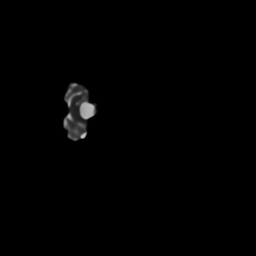
#> input picture results/swin2sr/OAS1_0001_MR1_slice004.png, 256 x 256 px, given as the content of the folder data/test/HR, which was not available
$ python evaluate.py
#> lines starting #> are read from the running program, lines starting #| are printed output that depends on the picture; pictures that were not available may be replaced by others from this repository, and a replacement may not be noted
"""Evaluate MRI super-resolution outputs in a selected results folder."""

import argparse
import json
from pathlib import Path

import numpy as np
from PIL import Image
from skimage.metrics import peak_signal_noise_ratio as psnr
from skimage.metrics import structural_similarity as ssim
from config import RESULTS_DIR, TEST_HR_DIR, TEST_LR_DIR


KNOWN_RESULT_DIRS = [
    "swin2sr",
    "real_esrgan",
    "swin2sr_finetuned",
    "swin2sr_postprocessed",
    "real_esrgan_postprocessed",
]


def compute_metrics(hr_dir, sr_dir):
    """Compute PSNR and SSIM between HR ground truth and SR output."""
    hr_images = sorted(hr_dir.glob("*.png"))
    psnr_values = []
    ssim_values = []

    for hr_path in hr_images:
        sr_path = sr_dir / hr_path.name
        if not sr_path.exists():
            continue

        hr_img = np.array(Image.open(hr_path).convert("L"))
        sr_img = np.array(Image.open(sr_path).convert("L"))

        # Ensure same size
        if hr_img.shape != sr_img.shape:
            sr_pil = Image.fromarray(sr_img).resize(
                (hr_img.shape[1], hr_img.shape[0]), Image.BICUBIC
            )
            sr_img = np.array(sr_pil)

        p = psnr(hr_img, sr_img, data_range=255)
        s = ssim(hr_img, sr_img, data_range=255)

        psnr_values.append(p)
        ssim_values.append(s)

    if not psnr_values:
        raise ValueError(f"No matching HR/SR image pairs found for {sr_dir}")

    return {
        "psnr_mean": float(np.mean(psnr_values)),
        "psnr_std": float(np.std(psnr_values)),
        "ssim_mean": float(np.mean(ssim_values)),
        "ssim_std": float(np.std(ssim_values)),
        "n_images": len(psnr_values),
    }


def generate_visual_comparison(hr_dir, lr_dir, models, output_path, n_samples=5):
    """Generate a visual comparison grid of sample images."""
    hr_images = sorted(hr_dir.glob("*.png"))

    # Pick evenly spaced samples
    indices = np.linspace(0, len(hr_images) - 1, n_samples, dtype=int)
    sample_images = [hr_images[i] for i in indices]

    # Grid: n_samples rows x (LR + HR + n_models) columns
    n_cols = 2 + len(models)  # LR, HR, model outputs
    cell_size = 256
    padding = 4
    header_height = 30

    grid_w = n_cols * (cell_size + padding) + padding
    grid_h = n_samples * (cell_size + padding) + padding + header_height

    grid = Image.new("L", (grid_w, grid_h), 40)

    # Column headers
    from PIL import ImageDraw, ImageFont
    draw = ImageDraw.Draw(grid)
    headers = ["LR (64x64)", "HR (256x256)"] + [f"SR ({name})" for name in models.keys()]
    for col, header in enumerate(headers):
        x = padding + col * (cell_size + padding) + cell_size // 2
        draw.text((x, 8), header, fill=220, anchor="mt")

    for row, hr_path in enumerate(sample_images):
        y = header_height + padding + row * (cell_size + padding)

        # LR image (upscaled for display)
        lr_path = lr_dir / hr_path.name
        if lr_path.exists():
            lr_img = Image.open(lr_path).convert("L").resize((cell_size, cell_size), Image.NEAREST)
            grid.paste(lr_img, (padding, y))

        # HR image
        hr_img = Image.open(hr_path).convert("L")
        grid.paste(hr_img, (padding + (cell_size + padding), y))

        # Model outputs
        for col_offset, (name, sr_dir) in enumerate(models.items()):
            sr_path = sr_dir / hr_path.name
            if sr_path.exists():
                sr_img = Image.open(sr_path).convert("L")
                if sr_img.size != (cell_size, cell_size):
                    sr_img = sr_img.resize((cell_size, cell_size), Image.BICUBIC)
                x = padding + (2 + col_offset) * (cell_size + padding)
                grid.paste(sr_img, (x, y))

    grid.save(output_path)
    print(f"Visual comparison saved to {output_path}")


def discover_models(results_dir):
    models = {}
    for name in KNOWN_RESULT_DIRS:
        path = results_dir / name
        if path.exists() and any(path.glob("*.png")):
            models[name] = path
    return models


def parse_args():
    parser = argparse.ArgumentParser(description="Evaluate MRI super-resolution results.")
    parser.add_argument(
        "--results-dir",
        type=Path,
        default=RESULTS_DIR,
        help="Folder containing model output subfolders. Defaults to results/.",
    )
    return parser.parse_args()


def main():
    args = parse_args()
    results_dir = args.results_dir
    models = discover_models(results_dir)

    print("Evaluating super-resolution models...")
    print(f"HR ground truth: {TEST_HR_DIR}")
    print(f"Results folder: {results_dir}")
    print()

    if not models:
        raise RuntimeError(f"No model output folders found in {results_dir}")

    # Load timings if available
    timings_path = results_dir / "timings.json"
    timings = {}
    if timings_path.exists():
        with open(timings_path) as f:
#> (reads fine-tunning/results/timings.json from the repository)
            timings = json.load(f)

    # Compute metrics for each model
    all_metrics = {}
    for name, sr_dir in models.items():
        if not sr_dir.exists():
            print(f"  Skipping {name}: no results found at {sr_dir}")
            continue

        print(f"  Evaluating {name}...")
        metrics = compute_metrics(TEST_HR_DIR, sr_dir)
#> in compute_metrics, hr_img is the input picture: shape (256, 256); min 0, max 199, mean 1.6
#> in compute_metrics, `p = psnr(hr_img, sr_img, data_range=255)`: p = inf
#> in compute_metrics, `s = ssim(hr_img, sr_img, data_range=255)`: s = 1
#> metrics = {'psnr_mean': inf, 'psnr_std': nan, 'ssim_mean': 1, 'ssim_std': 0, 'n_images': 1}

        # Add timing info
        if name in timings:
            metrics["time_mean"] = timings[name]["mean"]
            metrics["time_std"] = timings[name]["std"]

        all_metrics[name] = metrics
        print(f"    PSNR: {metrics['psnr_mean']:.2f} +/- {metrics['psnr_std']:.2f} dB")
#|     PSNR: inf +/- nan dB
        print(f"    SSIM: {metrics['ssim_mean']:.4f} +/- {metrics['ssim_std']:.4f}")
#|     SSIM: 1.0000 +/- 0.0000
        if "time_mean" in metrics:
            print(f"    Time: {metrics['time_mean']:.4f} +/- {metrics['time_std']:.4f} s/image")
#|     Time: 0.1083 +/- 0.0263 s/image
        print()

    # Print comparison table
    print("\n" + "=" * 70)
    print(f"{'Model':<15} {'PSNR (dB)':<15} {'SSIM':<15} {'Time (s/img)':<15}")
    print("=" * 70)
    for name, m in all_metrics.items():
        time_str = f"{m['time_mean']:.4f}" if "time_mean" in m else "N/A"
        print(f"{name:<15} {m['psnr_mean']:.2f} +/- {m['psnr_std']:.2f}  "
              f"{m['ssim_mean']:.4f} +/- {m['ssim_std']:.4f}  {time_str}")
#> this loop made 1 pass
#> (name, time_str) on pass 1: ('swin2sr', '0.1083')
#| swin2sr         inf +/- nan  1.0000 +/- 0.0000  0.1083
    print("=" * 70)

    # Save metrics
    with open(results_dir / "metrics.json", "w") as f:
        json.dump(all_metrics, f, indent=2)
    print(f"\nMetrics saved to {results_dir / 'metrics.json'}")

    # Generate visual comparison
    generate_visual_comparison(
        TEST_HR_DIR, TEST_LR_DIR, models,
        results_dir / "visual_comparison.png",
        n_samples=5
    )
#> in generate_visual_comparison, `grid = Image.new("L", (grid_w, grid_h), 40)`: grid: PIL image 784x1334 L; every value is 40
#> in generate_visual_comparison, `grid.paste(lr_img, (padding, y))`:
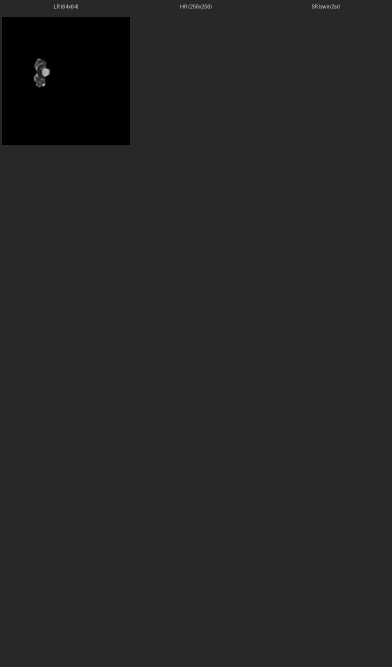
#> grid: PIL image 784x1334 L (shown at 1/2 size); min 0, max 218, mean 37.7
#> in generate_visual_comparison, `grid.paste(hr_img, (padding + (cell_size + padding), y))`:
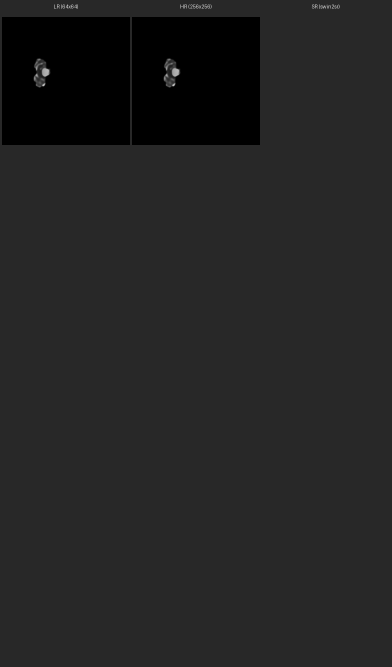
#> grid: PIL image 784x1334 L (shown at 1/2 size); min 0, max 218, mean 35.3
#> in generate_visual_comparison, `grid.paste(sr_img, (x, y))`:
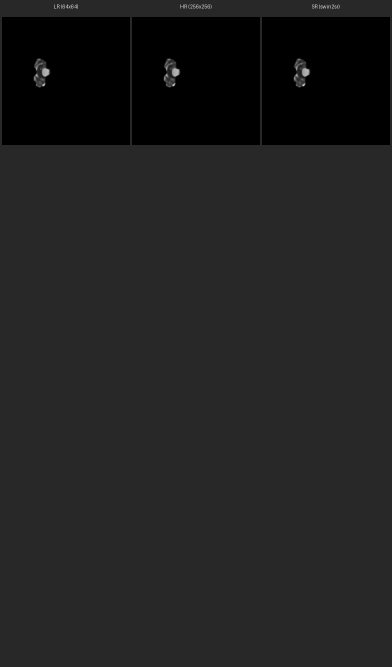
#> grid: PIL image 784x1334 L (shown at 1/2 size); min 0, max 218, mean 32.9
#> in generate_visual_comparison, `grid.save(output_path)`:
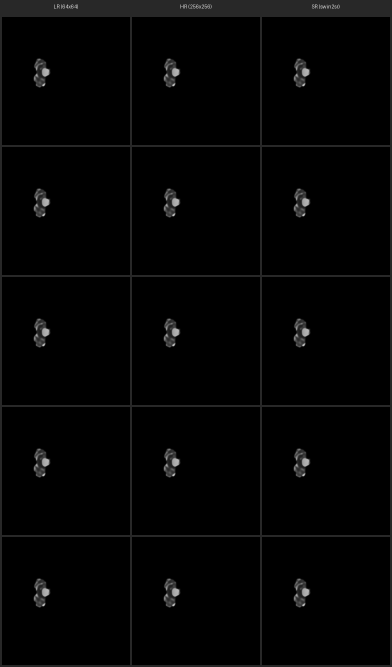
#> saved as visual_comparison.png: PIL image 784x1334 L (shown at 1/2 size); min 0, max 218, mean 4


if __name__ == "__main__":
    main()
